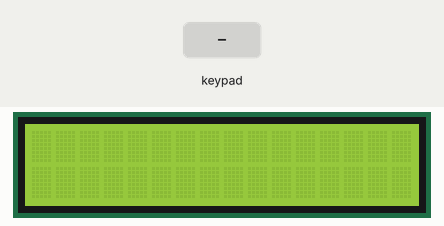
Bench run of a sketch on a simulated Arduino Mega 2560, built with avr-gcc and run on an emulated ATmega2560. On the bench: 16×2 character LCD. The inputs (shaded band) are chosen by the test bench.

Above: at 1.2 s.
1.3 s: keypad keys 7 + 5 = pressed 0.4 s apart
At 3.7 s:
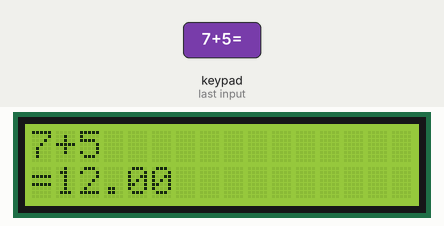
4.4 s: key '/' pressed
5.9 s: keypad keys 6 * 7 = pressed 0.4 s apart
At 8.3 s:
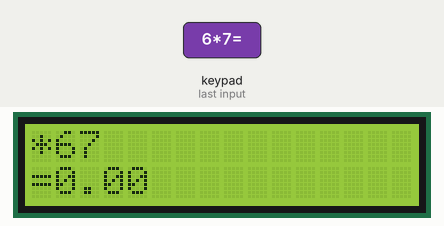
9.0 s: key '*' pressed
At 9.6 s:
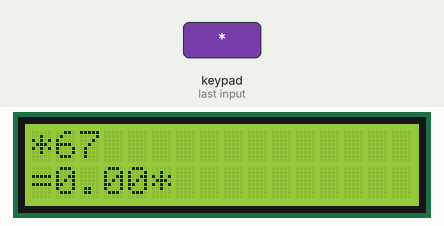
10.5 s: keypad keys 8 / 2 = pressed 0.4 s apart
At 12.8 s:
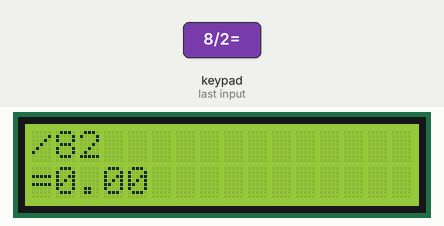
13.6 s: key '=' pressed
At 14.3 s:
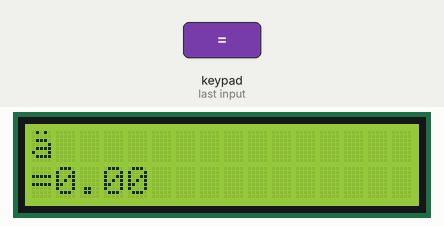
Timing chart, 0 to 16.1 s (numbered marks = the images above; inputs shaded):
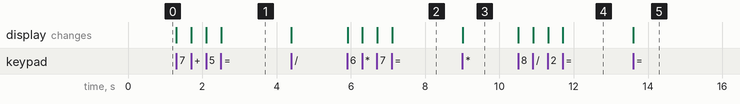

Measured:
- after the input at 1.3 s, the display: first changes at once (image 1 shows a later state)
- after the input at 5.9 s, the display: first changes at once (image 2 shows a later state)
- after the input at 9.0 s, the display: changes at once (image 3)
- after the input at 10.5 s, the display: first changes at once (image 4 shows a later state)
- after the input at 13.6 s, the display: changes at once (image 5)

The sketch:

s3-3.ino
```cpp
#include <LiquidCrystal.h>
#define RS_PIN 13
#define EN_PIN 12
#define D4_PIN 8
#define D5_PIN 9
#define D6_PIN 10
#define D7_PIN 11
LiquidCrystal lcd(RS_PIN, EN_PIN,D4_PIN, D5_PIN,D6_PIN, D7_PIN );

#include <Keypad.h>
const byte ROWS = 4;
const byte COLS = 4;
char keys[ROWS][COLS] = {
  {'7','8','9','/'},
  {'4','5','6','*'},
  {'1','2','3','-'},
  {'#','0','=','+'}
};
byte rowPins[ROWS] = {22, 23, 24, 25};
byte colPins[COLS] = {26, 27, 28, 29};
Keypad keypad = Keypad( makeKeymap(keys), rowPins, colPins, ROWS, COLS );

int flag = 0;
double answer;
int op1;
int op2;
String operand1 = "";
String operand2 = "";
char action;

void setup() {
  // put your setup code here, to run once:
  lcd.begin(16,2);
  lcd.clear();
}

void loop() {
  // put your main code here, to run repeatedly:
  char key = keypad.waitForKey();
  switch(key){
    case '#':
      flag = 0;
      operand1 = "";
      operand2 = "";
      action = "";
      lcd.clear();
      break;
    case '*':
      action = '*';
      lcd.print(action);
      op1 = operand1.toInt();
      flag = 1;
      break;
    case '+':
      action = '+';
      lcd.print(action);
      op1 = operand1.toInt();
      flag = 1;
      break;
    case '-':
      action = '-';
      lcd.print(action);
      op1 = operand1.toInt();
      flag = 1;
      break;
    case '/':
      action = '/';
      lcd.print(action);
      op1 = operand1.toInt();
      flag = 1;
      break;
    case '=':
      op2 = operand2.toInt();
      answer = Action(op1,op2,action);
      lcd.clear();
      flag = 0;
      lcd.print(operand1);
      lcd.print(action);
      lcd.print(operand2);
      lcd.setCursor(0,1);
      lcd.print("=");
      lcd.print(answer);
      operand1 = "";
      operand2 = "";
      action = "";
      break;
    default:
      if(flag == 0){
        lcd.clear();
        operand1 += key;
        lcd.print(operand1);
        }
      else{
        lcd.clear();
        operand2 += key;
        lcd.print(operand1);
        lcd.print(action);
        lcd.print(operand2);
        }
      break;
    }
}

double Action(int op1, int op2, char action){
  switch(action){
    case '*':
      return op1 * op2;
    case '+':
      return op1 + op2;
    case '-':
      return op1 - op2;
    case '/':
      return op1 / op2;
  }
}
```
